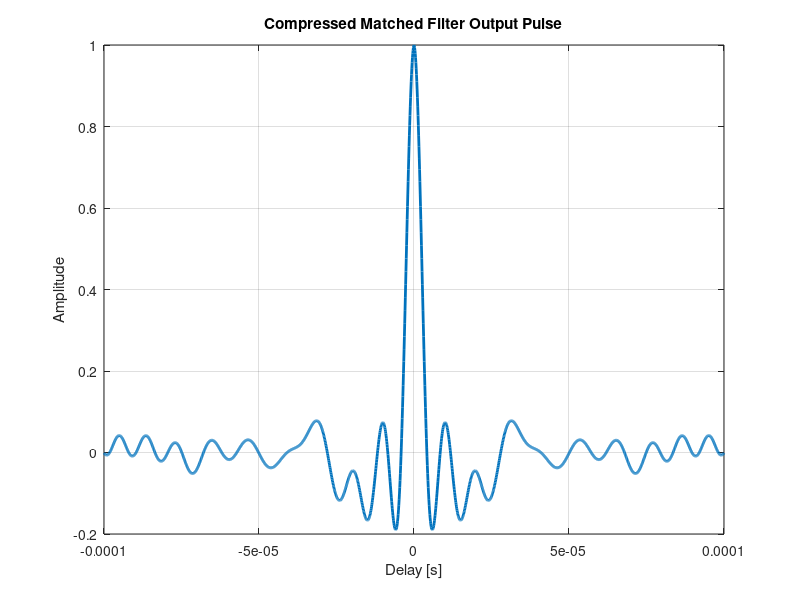
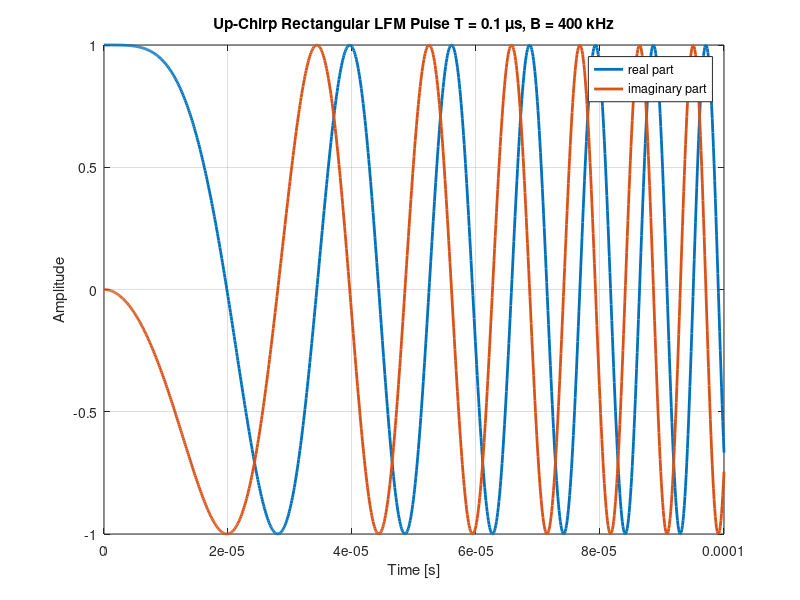
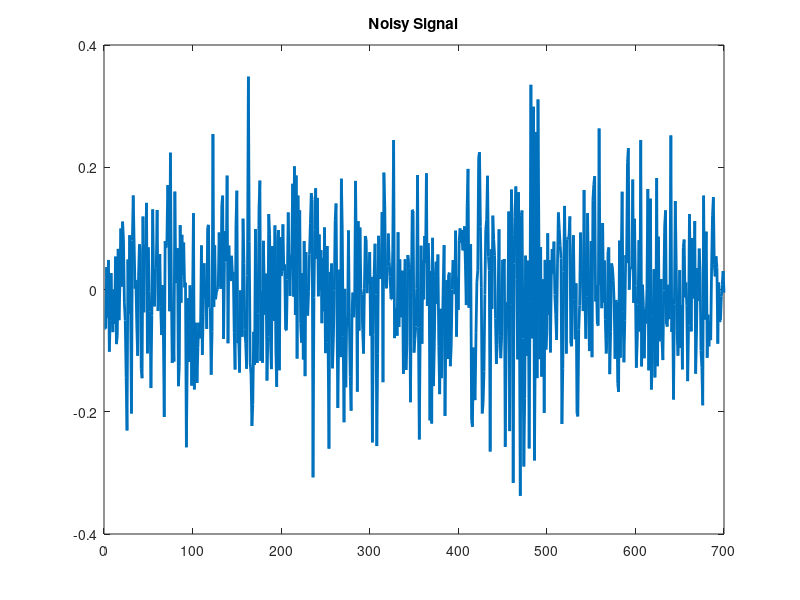
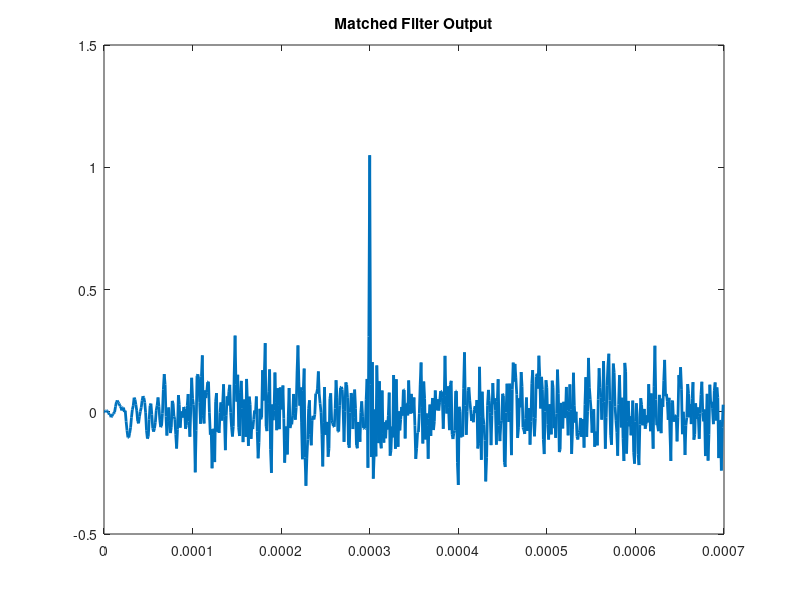

The MATLAB script that drew these images, in order:
%Phase Modulation Radar Waveforms


clear all;close all;

T = [1e-4 1e-4 1e-4];
B = [100e3 400e3 400e3];
k = -B./T;
dt = 1e-7;
M = 1000;
Ts = M*dt;

for i=2
    t = 0:dt:T(i);
    %t= t-T(i);
s = (exp(j*k(i)*(t).^2));

figure(2)
plot(t,real(s),'LineWidth',2);hold on;grid on;
plot(t,imag(s),'LineWidth',2);
axis([0 T(i) -1 1])
legend('real part','imaginary part')
title(['Up-Chirp Rectangular LFM Pulse T = ' ,num2str(T(i)*1000), ' \mus, B = ', num2str(B(i)/1000) ' kHz'])
xlabel('Time [s]'); ylabel('Amplitude')
z = xcorr(real(s));
figure(1);
plot(-T(i):dt:T(i),z/max(z),'LineWidth',2);hold on;grid on;
title('Compressed Matched Filter Output Pulse')
xlabel('Delay [s]'); ylabel('Amplitude')

end


T = 1e-4;
B = 400e3;
k = B./T;
dt = 1e-6;
Fs = 1/dt;
t = 0:dt:T-dt;
s = real(exp(j*pi*k*t.^2));
s = s/norm(s);
s1 = ones(1,length(t));
s1 = s1/norm(s1);
x = [zeros(1,Fs*4*T) s zeros(1,Fs*2*T)];
x1 = [zeros(1,Fs*4*T) s1 zeros(1,Fs*2*T)];

n = randn(1,length(x));
Ps = .01;
y = x + sqrt(Ps)*n;
y1 = x1 + sqrt(Ps)*n;

z = xcorr(s,y,length(y));
z1 = xcorr(s1,y1,length(y));
figure,plot(y,'LineWidth',2);title('Noisy Signal')
figure;
plot(0:dt:7*T-dt,z(1:length(y)),'LineWidth',2);title('Matched Filter Output')

figure,plot(y1,'LineWidth',2);title('Noisy Signal')
figure;
plot(0:dt:7*T-dt,z1(1:length(y)),'LineWidth',2);title('Matched Filter Output')


function [x] = single_pulse_ambg(taup)
eps = 0.000001;
i = 0;
del = 2*taup/150;
for tau = -taup:del:taup
i = i + 1;
j = 0;
fd = linspace(-5/taup,5/taup,151);
val1 = 1. - abs(tau) / taup;
val2 = pi * taup .* (1.0 - abs(tau) / taup) .* fd;
%x(:,i) = abs( val1 .* sin(val2+eps)./(val2+eps));
x(:,i) = abs(val1.*sinc(val2));
T = taup;
[tt,vv] = meshgrid(-taup:del:taup,fd);
tt = abs(tt);
X0 = (1-tt/taup).*sinc(taup*vv.*(1-tt/taup));%

end

end
